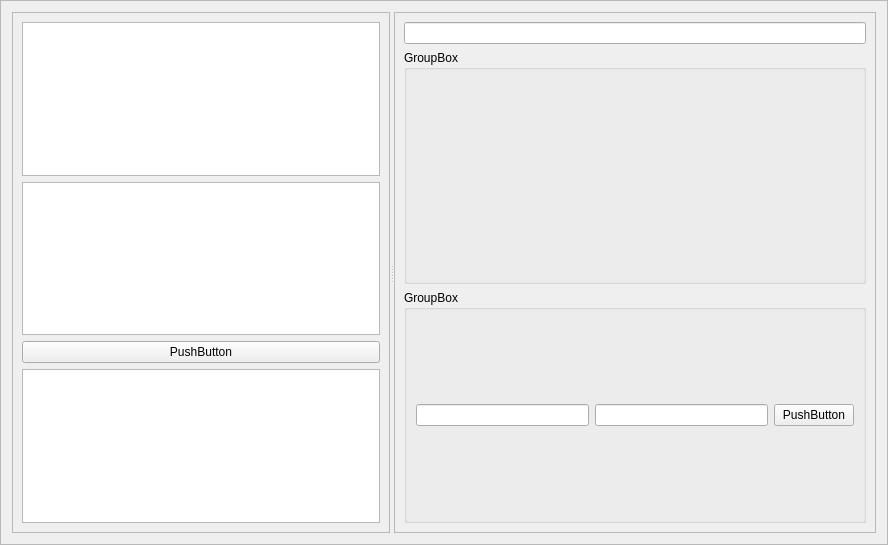
<?xml version="1.0" encoding="UTF-8"?>
<ui version="4.0">
 <class>Frame</class>
 <widget class="QFrame" name="Frame">
  <property name="geometry">
   <rect>
    <x>0</x>
    <y>0</y>
    <width>888</width>
    <height>545</height>
   </rect>
  </property>
  <property name="windowTitle">
   <string>Frame</string>
  </property>
  <property name="frameShape">
   <enum>QFrame::StyledPanel</enum>
  </property>
  <property name="frameShadow">
   <enum>QFrame::Raised</enum>
  </property>
  <layout class="QGridLayout" name="gridLayout_3">
   <item row="0" column="0">
    <widget class="QSplitter" name="splitter">
     <property name="orientation">
      <enum>Qt::Horizontal</enum>
     </property>
     <widget class="QFrame" name="plugin_frame">
      <property name="frameShape">
       <enum>QFrame::StyledPanel</enum>
      </property>
      <property name="frameShadow">
       <enum>QFrame::Raised</enum>
      </property>
      <layout class="QVBoxLayout" name="verticalLayout">
       <item>
        <widget class="QListView" name="plugins_available"/>
       </item>
       <item>
        <widget class="QTreeView" name="plugins_loaded"/>
       </item>
       <item>
        <widget class="QPushButton" name="rm_plugin_button">
         <property name="text">
          <string>PushButton</string>
         </property>
        </widget>
       </item>
       <item>
        <widget class="QPlainTextEdit" name="plugin_info">
         <property name="readOnly">
          <bool>true</bool>
         </property>
         <property name="plainText">
          <string/>
         </property>
        </widget>
       </item>
      </layout>
     </widget>
     <widget class="QFrame" name="right_frame">
      <property name="frameShape">
       <enum>QFrame::StyledPanel</enum>
      </property>
      <property name="frameShadow">
       <enum>QFrame::Raised</enum>
      </property>
      <layout class="QVBoxLayout" name="verticalLayout_2">
       <item>
        <widget class="QLineEdit" name="plugin_name"/>
       </item>
       <item>
        <widget class="QGroupBox" name="input_box">
         <property name="title">
          <string>GroupBox</string>
         </property>
         <layout class="QGridLayout" name="gridLayout">
          <item row="0" column="0">
           <layout class="QGridLayout" name="input_layout"/>
          </item>
         </layout>
        </widget>
       </item>
       <item>
        <widget class="QGroupBox" name="finish_box">
         <property name="title">
          <string>GroupBox</string>
         </property>
         <layout class="QHBoxLayout" name="horizontalLayout_2">
          <item>
           <widget class="QLineEdit" name="uri_prompt"/>
          </item>
          <item>
           <widget class="QLineEdit" name="uri_entry"/>
          </item>
          <item>
           <widget class="QPushButton" name="load_button">
            <property name="minimumSize">
             <size>
              <width>2</width>
              <height>0</height>
             </size>
            </property>
            <property name="text">
             <string>PushButton</string>
            </property>
           </widget>
          </item>
         </layout>
        </widget>
       </item>
      </layout>
     </widget>
    </widget>
   </item>
  </layout>
 </widget>
 <resources/>
 <connections/>
</ui>
